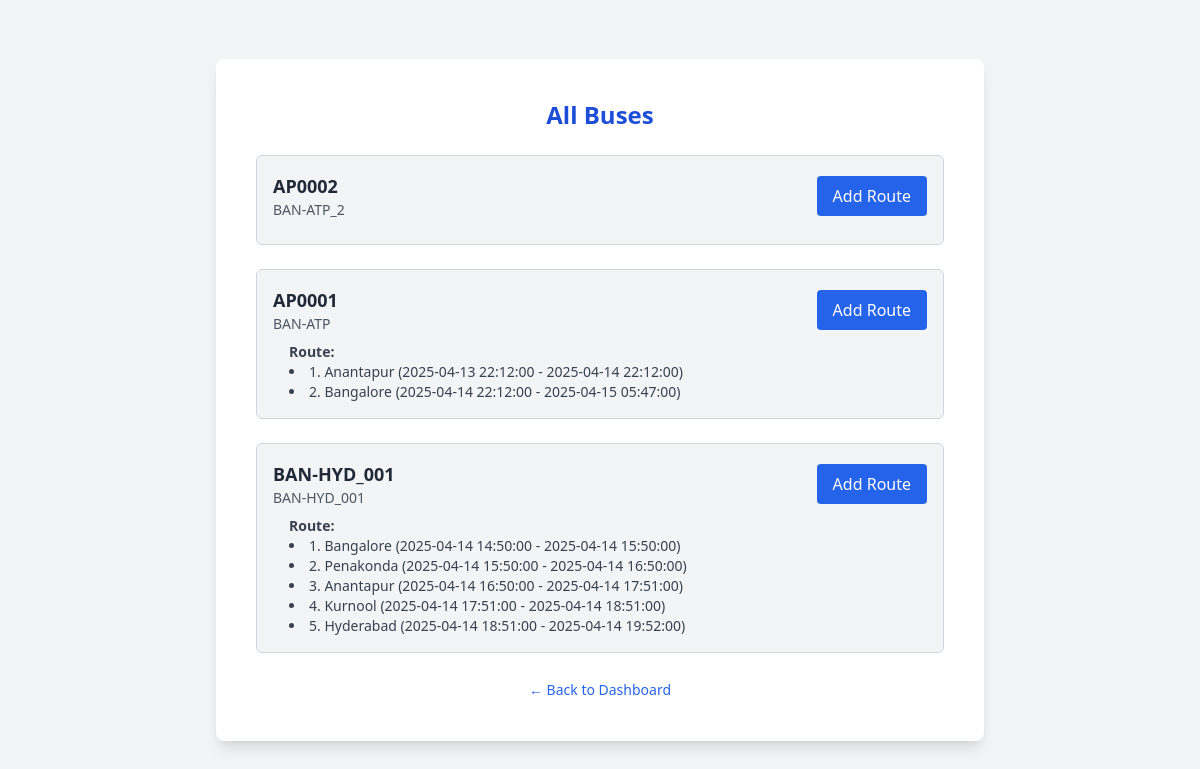
The app's page /admin/list_buses with its own data.
### schemas/schemas.py (models this page shows)
class Bus(Base):
    __tablename__ = "bus"
    id = Column(Integer, primary_key=True)
    bus_number = Column(String, unique=True, nullable=False)
    bus_name = Column(String, unique=True, nullable=False)
    remaining_seats = Column(Integer, default=50)
    routes = relationship(
        "BusRoute", back_populates="bus", order_by="BusRoute.stop_order"
    )
    fare_rule = relationship("FareRule", back_populates="bus", uselist=False)
    bookings = relationship("Booking", back_populates="bus")

class BusRoute(Base):
    __tablename__ = "bus_route"
    __table_args__ = (UniqueConstraint("bus_id", "place_id", name="uq_bus_place"),)
    id = Column(Integer, primary_key=True)
    bus_id = Column(Integer, ForeignKey("bus.id"), nullable=False)
    place_id = Column(Integer, ForeignKey("places.id"), nullable=False)
    stop_order = Column(Integer, nullable=False)
    start_time = Column(DateTime, nullable=False)
    end_time = Column(DateTime, nullable=False)
    bus = relationship("Bus", back_populates="routes")
    place = relationship("Place", back_populates="bus_routes")

class Place(Base):
    __tablename__ = "places"
    id = Column(Integer, primary_key=True)
    name = Column(String, unique=True, nullable=False)
    bus_routes = relationship("BusRoute", back_populates="place")

### routes/admin_routes.py (the view)
@router.get("/list_buses", response_class=HTMLResponse)
async def list_buses(request: Request, db: Session = Depends(get_db)):
    buses = (
        db.query(Bus).options(joinedload(Bus.routes).joinedload(BusRoute.place)).all()
    )
    return templates.TemplateResponse(
        "list_buses.html", {"request": request, "buses": buses}
    )

### templates/list_buses.html (shortened to what this page needs)
<!DOCTYPE html>
<html lang="en">
<head>
  <script src="https://cdn.tailwindcss.com"></script>
</head>
<body class="bg-gray-100 min-h-screen flex items-center justify-center">
  <div class="bg-white shadow-lg rounded-lg p-10 w-full max-w-3xl">
    <h2 class="text-2xl font-bold text-center text-blue-700 mb-6">All Buses</h2>
    <div class="space-y-6">
      {% for bus in buses %}
        <div class="bg-gray-100 p-4 rounded-md border border-gray-300">
          <div class="flex justify-between items-center mb-2">
            <div>
              <p class="font-semibold text-lg text-gray-800">{{ bus.bus_number }}</p>
              <p class="text-sm text-gray-600">{{ bus.bus_name }}</p>
            </div>
            <a href="/admin/add_route/{{ bus.id }}"
               class="bg-blue-600 text-white px-4 py-2 rounded hover:bg-blue-700 transition">
              Add Route
            </a>
          </div>
          {% if bus.routes %}
            <div class="pl-4 mt-2">
              <p class="text-sm font-semibold text-gray-700">Route:</p>
              <ul class="list-disc list-inside text-sm text-gray-700">
                {% for route in bus.routes | sort(attribute='stop_order') %}
                  <li>{{ route.stop_order }}. {{ route.place.name }} ({{ route.start_time }} - {{ route.end_time }})</li>
                {% endfor %}
              </ul>
            </div>
          {% endif %}
        </div>
      {% else %}
        <p class="text-gray-500 text-center">No buses available.</p>
      {% endfor %}
    </div>
    <div class="mt-6 text-center">
      <a href="/admin/" class="text-blue-600 hover:underline text-sm">← Back to Dashboard</a>
    </div>
  </div>
</body>
</html>

### records on screen
Bus: bus_number "AP0002", bus_name "BAN-ATP_2"
Bus: bus_number "AP0001", bus_name "BAN-ATP"
BusRoute: stop_order "1", place.name "Anantapur", start_time "2025-04-13 22:12:00", end_time "2025-04-14 22:12:00"
BusRoute: stop_order "2", place.name "Bangalore", start_time "2025-04-14 22:12:00", end_time "2025-04-15 05:47:00"
Bus: bus_number "BAN-HYD_001", bus_name "BAN-HYD_001"
BusRoute: stop_order "1", place.name "Bangalore", start_time "2025-04-14 14:50:00", end_time "2025-04-14 15:50:00"
BusRoute: stop_order "2", place.name "Penakonda", start_time "2025-04-14 15:50:00", end_time "2025-04-14 16:50:00"
BusRoute: stop_order "3", place.name "Anantapur", start_time "2025-04-14 16:50:00", end_time "2025-04-14 17:51:00"
BusRoute: stop_order "4", place.name "Kurnool", start_time "2025-04-14 17:51:00", end_time "2025-04-14 18:51:00"
BusRoute: stop_order "5", place.name "Hyderabad", start_time "2025-04-14 18:51:00", end_time "2025-04-14 19:52:00"
